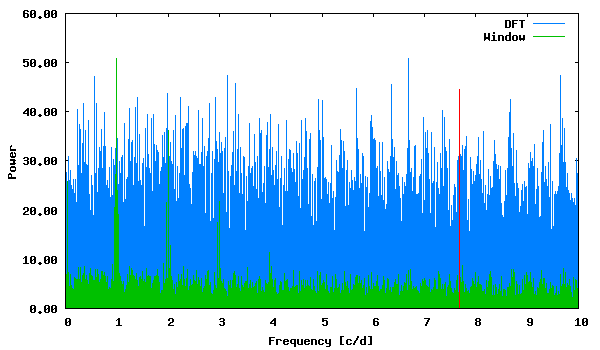

Generate this figure with gnuplot:
set term png size 600,350 medium
set colors classic
set output "phase_lc_18.deeming.png"
set xlabel "Frequency [c/d]"
set ylabel "Power"
set format y "%5.2f"
plot "deeming.periodogram" using 1:2 with lines linecolor 3 title "DFT", "deeming.periodogram" using 1:3 with lines linecolor 2 title "Window", "<echo '7.680783 44.55023966'" with impulses linecolor 1 title ""
 
